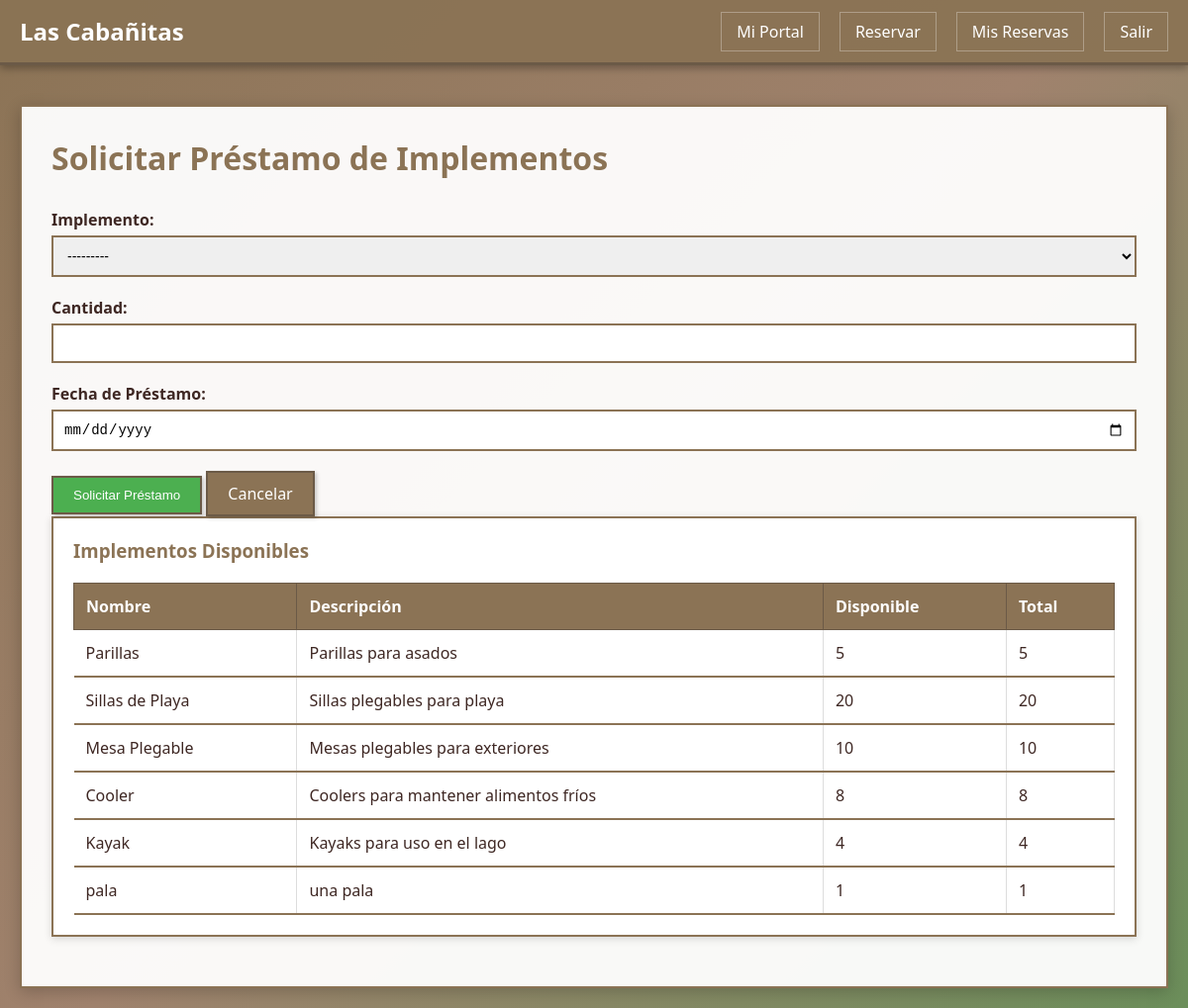
Page /cliente/solicitar-prestamo/ (signed in) on the committed database.
### gestion/models.py (models this page shows, shortened)
class Implemento(models.Model):
    ESTADOS = [
        ('disponible', 'Disponible'),
        ('agotado', 'Agotado'),
        ('mantenimiento', 'En Mantenimiento'),
    ]
    idImplemento = models.AutoField(primary_key=True)
    nombre = models.CharField(max_length=200)
    descripcion = models.TextField(blank=True)
    cantidadTotal = models.IntegerField()
    cantidadDisponible = models.IntegerField()
    estado = models.CharField(max_length=20, choices=ESTADOS, default='disponible')
    def __str__(self):
        return f"{self.nombre} ({self.cantidadDisponible}/{self.cantidadTotal})"
    class Meta:
        db_table = 'implemento'
        verbose_name = "Implemento"
        verbose_name_plural = "Implementos"

### gestion/views.py (the view)
# urls.py: path('cliente/solicitar-prestamo/', views.solicitar_prestamo, name='solicitar_prestamo'),
@cliente_required
def solicitar_prestamo(request):
    cliente = request.user.cliente
    reservas_activas = Reserva.objects.filter(
        cliente=cliente,
        estado='confirmada',
        fechaInicio__lte=timezone.now().date(),
        fechaFin__gte=timezone.now().date()
    )
    if request.method == 'POST':
        form = PrestamoImplementoForm(request.POST)
        if form.is_valid():
            prestamo = form.save(commit=False)
            if reservas_activas.exists():
                prestamo.reserva = reservas_activas.first()
                if prestamo.registrarPrestamo():
                    messages.success(request, 'Préstamo registrado exitosamente.')
                    return redirect('portal_cliente')
                else:
                    messages.error(request, 'No hay suficientes implementos disponibles.')
            else:
                messages.error(request, 'Debe tener una reserva activa para solicitar préstamos.')
    else:
        form = PrestamoImplementoForm()
    implementos = Implemento.objects.filter(estado='disponible', cantidadDisponible__gt=0)
    return render(request, 'cliente/solicitar_prestamo.html', {
        'form': form,
        'implementos': implementos,
        'reservas_activas': reservas_activas
    })

### gestion/forms.py
class PrestamoImplementoForm(forms.ModelForm):
    class Meta:
        model = PrestamoImplemento
        fields = ['implemento', 'cantidad', 'fechaPrestamo']
        widgets = {
            'fechaPrestamo': forms.DateInput(attrs={'type': 'date'}),
        }

### gestion/templates/cliente/solicitar_prestamo.html (shortened to what this page needs)
{% extends 'base.html' %}
{% block content %}
<h1 class="page-title">Solicitar Préstamo de Implementos</h1>
{% if reservas_activas %}
    <form method="post">
        <div class="form-group">
            <label for="id_implemento">Implemento:</label>
            {{ form.implemento }}
        </div>
        <div class="form-group">
            <label for="id_cantidad">Cantidad:</label>
            {{ form.cantidad }}
        </div>
        <div class="form-group">
            <label for="id_fechaPrestamo">Fecha de Préstamo:</label>
            {{ form.fechaPrestamo }}
        </div>
        <button type="submit" class="btn btn-success">Solicitar Préstamo</button>
        <a href="{% url 'portal_cliente' %}" class="btn">Cancelar</a>
    </form>
    <div class="card" class="mt-30">
        <h3>Implementos Disponibles</h3>
        <table>
            <thead>
                <tr>
                    <th>Nombre</th>
                    <th>Descripción</th>
                    <th>Disponible</th>
                    <th>Total</th>
                </tr>
            </thead>
            <tbody>
                {% for implemento in implementos %}
                <tr>
                    <td>{{ implemento.nombre }}</td>
                    <td>{{ implemento.descripcion|truncatewords:10 }}</td>
                    <td>{{ implemento.cantidadDisponible }}</td>
                    <td>{{ implemento.cantidadTotal }}</td>
                </tr>
                {% endfor %}
            </tbody>
        </table>
    </div>
{% else %}
    <div class="card">
        <p>Debes tener una reserva activa para solicitar préstamos de implementos.</p>
        <a href="{% url 'solicitar_reserva' %}" class="btn btn-success">Solicitar Reserva</a>
    </div>
{% endif %}
{% endblock %}

### gestion/static/css/style.css (style rules this page uses)
* { margin: 0; padding: 0; box-sizing: border-box; }
body { font-family: 'Segoe UI', Tahoma, Geneva, Verdana, sans-serif; background: linear-gradient(135deg, #8B7355 0%, #A0826D 50%, #6B8E5A 100%); min-height: 100vh; color: #3E2723; }
.btn { display: inline-block; padding: 10px 20px; background: #8B7355; color: white; text-decoration: none; border-radius: 0; border: 2px solid #6B5A47; cursor: pointer; transition: all 0.3s; box-shadow: 2px 2px 4px rgba(0,0,0,0.2); }
.btn-success { background: #4CAF50; }
table { width: 100%; border-collapse: collapse; margin-top: 20px; }
table th, table td { padding: 12px; text-align: left; border-bottom: 2px solid #8B7355; border-right: 1px solid #ddd; }
table th { background: #8B7355; color: white; border: 1px solid #6B5A47; }
.form-group { margin-bottom: 20px; }
.form-group label { display: block; margin-bottom: 5px; font-weight: bold; }
.form-group input, .form-group select, .form-group textarea { width: 100%; padding: 10px; border: 2px solid #8B7355; border-radius: 0; font-size: 14px; }
.card { background: white; border-radius: 0; padding: 20px; margin-bottom: 20px; box-shadow: 0 2px 8px rgba(0,0,0,0.15); border: 2px solid #8B7355; }
.card h3 { margin-bottom: 15px; color: #8B7355; }
.content h1 { color: #8B7355; margin-bottom: 30px; }
.content h3 { color: #8B7355; }
.page-title { color: #8B7355; margin-bottom: 30px; }

### rows in the picture
Implemento: nombre "Parillas", descripcion "Parillas para asados", cantidadDisponible "5", cantidadTotal "5"
Implemento: nombre "Sillas de Playa", descripcion "Sillas plegables para playa", cantidadDisponible "20", cantidadTotal "20"
Implemento: nombre "Mesa Plegable", descripcion "Mesas plegables para exteriores", cantidadDisponible "10", cantidadTotal "10"
Implemento: nombre "Cooler", descripcion "Coolers para mantener alimentos fríos", cantidadDisponible "8", cantidadTotal "8"
Implemento: nombre "Kayak", descripcion "Kayaks para uso en el lago", cantidadDisponible "4", cantidadTotal "4"
Implemento: nombre "pala", descripcion "una pala", cantidadDisponible "1", cantidadTotal "1"
